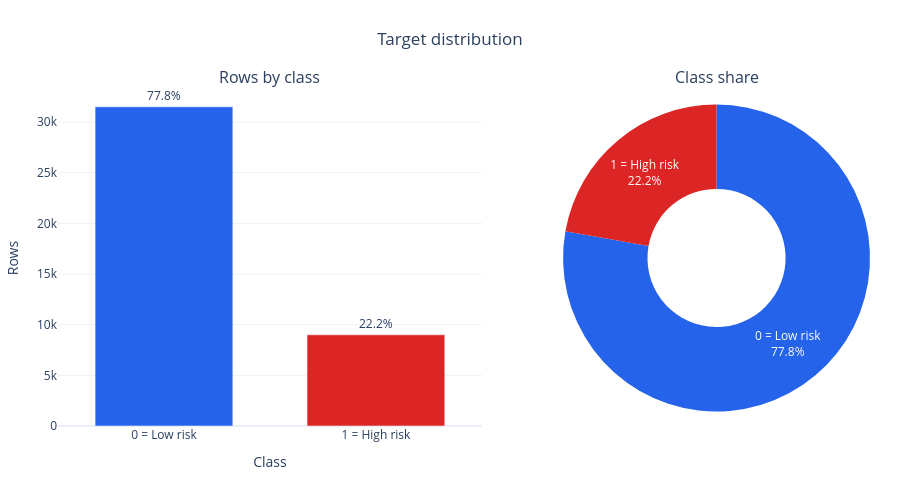

This figure's notebook cell:
### Markdown cell above
## 6. Train-only target distribution

### Code cell
target_distribution = inspector.target_distribution(settings.target_column)
display(target_distribution)

from credit_risk_lab.infrastructure.visualization import plot_target_distribution

plot_target_distribution(target_distribution).show()

### Figure 1 — Plotly figure (JSON) as saved in the notebook; plotly's stock layout.template omitted (floating-point values rounded to 4 significant figures)
{"data": [{"hovertemplate": "<b>%{x}</b><br>Rows=%{y}<br>Rate=%{text}<extra></extra>", "marker": {"color": ["#2563EB", "#DC2626"]}, "text": ["77.8%", "22.2%"], "textposition": "outside", "type": "bar", "x": ["0 = Low risk", "1 = High risk"], "xaxis": "x", "y": [31500, 9000], "yaxis": "y"}, {"domain": {"x": [0.622, 1], "y": [0, 1]}, "hole": 0.45, "hovertemplate": "<b>%{label}</b><br>Rows=%{value}<br>Share=%{percent}<extra></extra>", "labels": ["0 = Low risk", "1 = High risk"], "marker": {"colors": ["#2563EB", "#DC2626"]}, "textinfo": "label+percent", "type": "pie", "values": [31500, 9000]}], "layout": {"annotations": [{"font": {"size": 16}, "showarrow": false, "text": "Rows by class", "x": 0.261, "xanchor": "center", "xref": "paper", "y": 1, "yanchor": "bottom", "yref": "paper"}, {"font": {"size": 16}, "showarrow": false, "text": "Class share", "x": 0.811, "xanchor": "center", "xref": "paper", "y": 1, "yanchor": "bottom", "yref": "paper"}], "bargap": 0.35, "height": 480, "margin": {"b": 40, "l": 40, "r": 30, "t": 90}, "showlegend": false, "title": {"text": "Target distribution", "x": 0.5, "xanchor": "center"}, "xaxis": {"anchor": "y", "domain": [0, 0.522], "title": {"text": "Class"}}, "yaxis": {"anchor": "x", "domain": [0, 1], "title": {"text": "Rows"}}}}
